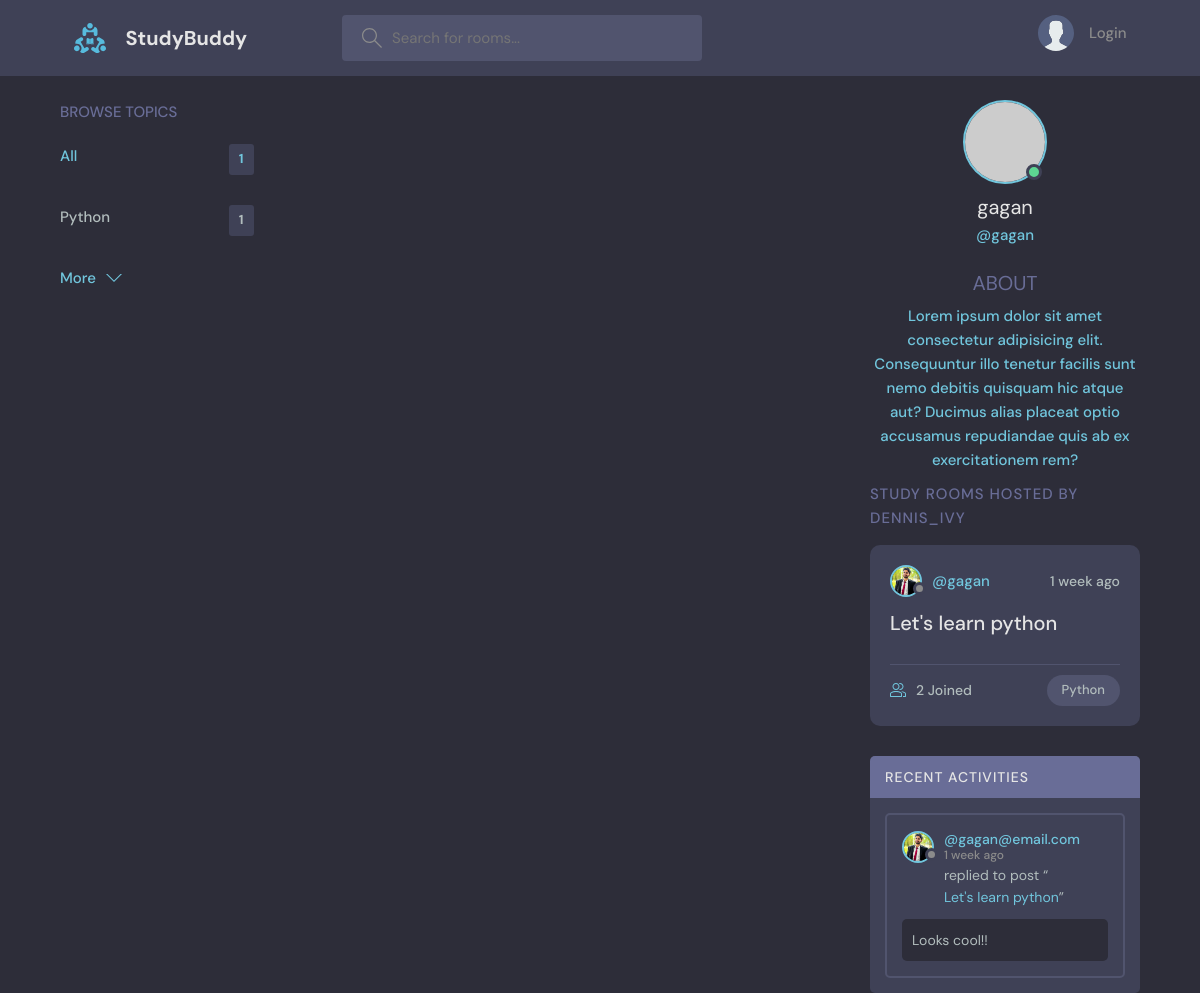
Page /profile/1/ on the committed database.
### base/models.py (models this page shows, shortened)
class Topic(models.Model):
    name = models.CharField(max_length=200)

class User(AbstractUser):
    name = models.CharField(max_length=200, null=True)
    email = models.EmailField(unique=True, null=True)
    bio = models.TextField(null=True)
    avatar = models.ImageField(null=True, default="avatar.svg")
    USERNAME_FIELD = 'email'
    REQUIRED_FIELDS = []

class Room(models.Model):
    host = models.ForeignKey(User, on_delete=models.SET_NULL, null=True)
    topic = models.ForeignKey(Topic, on_delete=models.SET_NULL, null=True)
    name = models.CharField(max_length=200)
    description = models.TextField(null=True, blank=True)
    participants = models.ManyToManyField(User, related_name='participants', blank=True)
    updated = models.DateTimeField(auto_now=True)
    created = models.DateTimeField(auto_now_add=True)
    class Meta:
        ordering = ['-updated', '-created']
    def __str__(self):
        return self.name

class Message(models.Model):
    user = models.ForeignKey(User, on_delete=models.CASCADE)
    room = models.ForeignKey(Room, on_delete=models.CASCADE)
    body = models.TextField()
    updated = models.DateTimeField(auto_now=True)
    created = models.DateTimeField(auto_now_add=True)
    class Meta:
        ordering = ['-updated', '-created']

### base/views.py (the view)
# urls.py: path('profile/<str:pk>/', views.userProfile, name="user-profile"),
def userProfile(request, pk):
    user = User.objects.get(id=pk)
    rooms = user.room_set.all()
    room_messages = user.message_set.all()
    topics = Topic.objects.all()
    context = {'user':user, 'rooms':rooms, 'room_messages': room_messages, 'topics': topics}
    return render(request, 'base/profile.html', context)

### base/templates/base/profile.html (shortened to what this page needs)
{% extends 'main.html' %}
{% block content %}
<main class="profile-page layout layout--3">
    <div class="container">
      {% include 'base/topics_component.html' %}
      <div class="roomList">
        <div class="profile">
          <div class="profile__avatar">
            <div class="avatar avatar--large active">
              <img src="https://randomuser.me/api/portraits/men/11.jpg" />
            </div>
          </div>
          <div class="profile__info">
            <h3>{{user.username}}</h3>
            <p>@{{user.username}}</p>
          <div class="profile__about">
            <h3>About</h3>
            <p>
              Lorem ipsum dolor sit amet consectetur adipisicing elit. Consequuntur illo tenetur
              facilis sunt nemo debitis quisquam hic atque aut? Ducimus alias placeat optio
              accusamus repudiandae quis ab ex exercitationem rem?
            </p>
          </div>
        </div>
        <div class="roomList__header">
          <div>
            <h2>Study Rooms Hosted by dennis_ivy</a>
            </h2>
          </div>
        </div>
        {% include 'base/feed_component.html' %}
      </div>
      {% include 'base/activity_component.html' %}
    </div>
  </main>
{% endblock content %}

### templates/main.html (shortened to what this page needs)
<!DOCTYPE html>
{% load static %}
<html lang="en">
  <head>
    <link rel="stylesheet" href="{% static 'styles/style.css' %}"/>
  </head>
  <body>
    {% include 'navbar.html' %}
    {% block content %}
    {% endblock %}
  </body>
</html>

### templates/navbar.html (shortened to what this page needs)
{% load static %}
<header class="header header--loggedIn">
    <div class="container">
      <a href="{% url 'home' %}" class="header__logo">
        <img src="{% static 'images/logo.svg' %}" />
        <h1>StudyBuddy</h1>
      </a>
      <form class="header__search" method="GET" action="{% url 'home' %}">
        <label>
          <input name='q' placeholder="Search for rooms..." />
        </label>
      </form>
      <nav class="header__menu">
        {% if request.user.is_authenticated %}
        <div class="header__user">
          <a href="{% url 'user-profile' user.id %}">
            <div class="avatar avatar--medium active">
              <img src="{{request.user.avatar.url}}" />
            </div>
            <p>{{request.user.username}} <span>@{{request.user.username}}</span></p>
          </a>
          <button class="dropdown-button">
            <svg version="1.1" xmlns="http://www.w3.org/2000/svg" width="32" height="32" viewBox="0 0 32 32">
              <title>chevron-down</title>
              <path d="M16 21l-13-13h-3l16 16 16-16h-3l-13 13z"></path>
            </svg>
          </button>
        </div>
        {% else %}
        <a href="{% url 'login' %}">
          <img src="{% static 'images/avatar.svg' %}" />
          <p>Login</p>
        </a>
        {% endif %}
      </nav>
    </div>
  </header>

### base/templates/base/topics_component.html
<div class="topics">
    <div class="topics__header">
      <h2>Browse Topics</h2>
    </div>
    <ul class="topics__list">
      <li>
        <a href="{% url 'home' %}" class="active">All <span>{{topics.count}}</span></a>
      </li>
      {% for topic in topics %}
      <li>
        <a href="{% url 'home' %}?q={{topic.name}}">{{topic.name}}<span>{{topic.room_set.all.count}}</span></a>
      </li>
      {% endfor %}
    </ul>
    <a class="btn btn--link" href="{% url 'topics' %}">
      More
      <svg version="1.1" xmlns="http://www.w3.org/2000/svg" width="32" height="32" viewBox="0 0 32 32">
        <title>chevron-down</title>
        <path d="M16 21l-13-13h-3l16 16 16-16h-3l-13 13z"></path>
      </svg>
    </a>
  </div>

### base/templates/base/feed_component.html (shortened to what this page needs)
{% for room in rooms %}
 <div class="roomListRoom">
    <div class="roomListRoom__header">
      <a href="{% url 'user-profile' room.host.id %}" class="roomListRoom__author">
        <div class="avatar avatar--small">
          <img src="{{room.host.avatar.url}}" />
        </div>
        <span>@{{room.host.username}}</span>
      </a>
      <div class="roomListRoom__actions">
        <span>{{room.created|timesince}} ago</span>
      </div>
    </div>
    <div class="roomListRoom__content">
      <a href="{% url 'room' room.id %}">{{room.name}}</a>
    </div>
    <div class="roomListRoom__meta">
      <a href="{% url 'room' room.id %}" class="roomListRoom__joined">
        {{room.participants.all.count}} Joined
      </a>
      <p class="roomListRoom__topic">{{room.topic.name}}</p>
    </div>
  </div>
  {% endfor %}

### base/templates/base/activity_component.html (shortened to what this page needs)
<div class="activities">
    <div class="activities__header">
      <h2>Recent Activities</h2>
    </div>
    {% for message in room_messages %}
    <div class="activities__box">
      <div class="activities__boxHeader roomListRoom__header">
        <a href="{% url 'user-profile' message.user.id %}" class="roomListRoom__author">
          <div class="avatar avatar--small">
            <img src="{{message.user.avatar.url}}" />
          </div>
          <p>
            @{{message.user}}
            <span>{{message.created|timesince}} ago</span>
          </p>
        </a>
      </div>
      <div class="activities__boxContent">
        <p>replied to post “<a href="{% url 'room' message.room.id %}">{{message.room}}</a>”</p>
        <div class="activities__boxRoomContent">
          {{message.body}}
        </div>
      </div>
    </div>
    {% endfor %}
  </div>

### rows in the picture
Topic: name "Python", room_set.all.count "1"
User: username "gagan"
Room: host.avatar (picture), host.username "gagan", created "1 week", name "Let's learn python", participants.all.count "2", topic.name "Python"
Message: user.avatar (picture), user "gagan@email.com", created "1 week", room "Let's learn python", body "Looks cool!!"

### other values in the picture
{{ topics.count }} "1"
